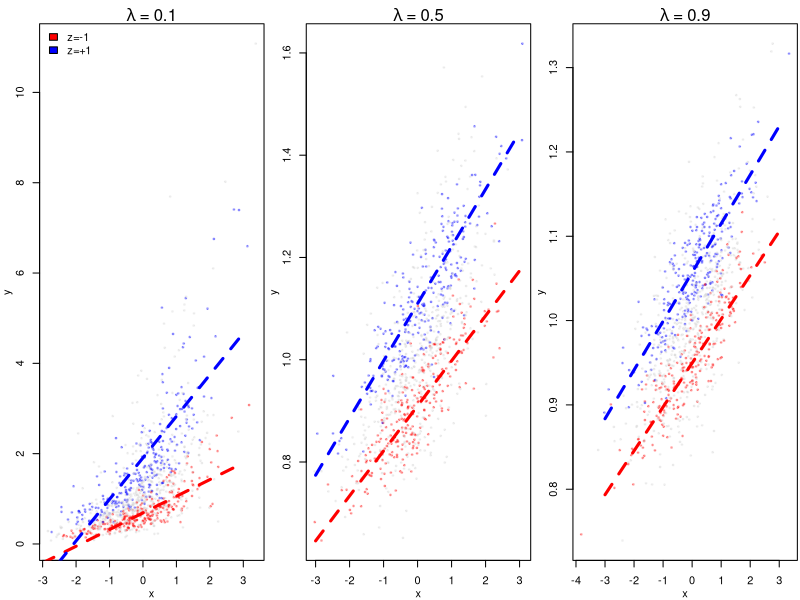
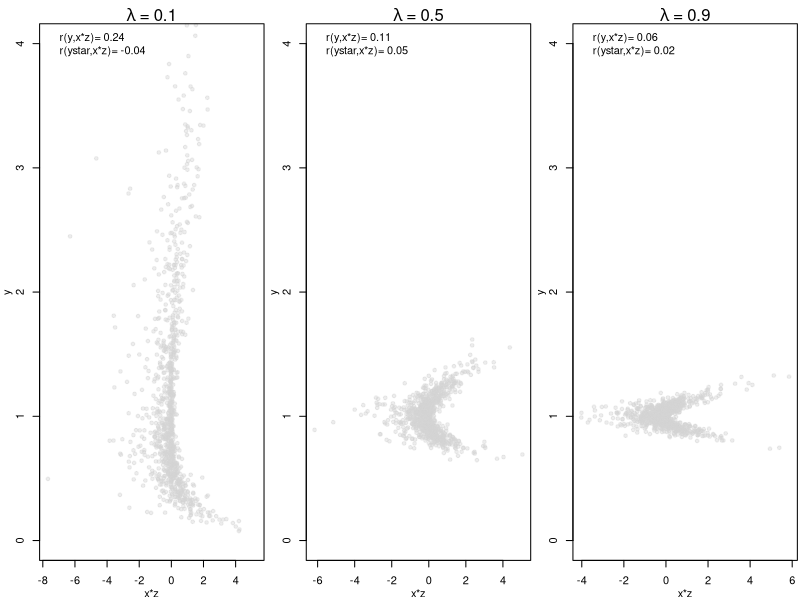

R code for these plots, in order:
##b3=0
N<-1000
rho<-0 #.3#rho<-c(0,.5) #seq(0,.3,by=.1)
lambda<-c(.1,.5,.9) #cc<-seq(-3,-1,length.out=3)
alpha<-0
pars<-expand.grid(N=N,rho=rho,lambda=lambda,alpha=alpha)
tmp<-list()
for (i in 1:nrow(pars)) tmp[[i]]<-pars[i,]
pars<-tmp


simfun<-function(pars,b1=1,b2=1,s2=0.25) {
    for (i in 1:length(pars)) assign(names(pars)[i],pars[[i]][1])
    #std<-function(x) (x-mean(x,na.rm=TRUE))/sd(x,na.rm=TRUE)
    library(MASS)
    sig<-r2<-numeric()
    xz<-mvrnorm(N,mu=c(0,0),Sigma=matrix(c(1,rho,rho,1),2,2))
    y<-b1*xz[,1]+b2*xz[,2]+rnorm(N,sd=sqrt(s2))
    ystar<-y #std(y)
    y<-1.05^((ystar-alpha)/lambda)
    #y<-std(y)
    ##
    df<-data.frame(y=y,x=xz[,1],z=xz[,2],ystar=ystar)
}
L<-lapply(pars,simfun)


pdf("/home/bd/Dropbox/Apps/Overleaf/Interaction_problems/transform_intuition.pdf",width=6,height=2.3)
par(mfrow=c(1,3),mgp=c(2,1,0),mar=c(3,3,1.8,0.2))
for (i in 1:length(L)) {
    z<-L[[i]]
    col.test<-ifelse(abs(z$z-1)<.5,2,1)
    col.test<-ifelse(abs(z$z+1)<.5,3,col.test)
    cc<-col2rgb("lightgray")
    c1<-rgb(cc[1],cc[2],cc[3],max=255,alpha=75)
    cc<-col2rgb("blue")
    c2<-rgb(cc[1],cc[2],cc[3],max=255,alpha=75)
    cc<-col2rgb("red")
    c3<-rgb(cc[1],cc[2],cc[3],max=255,alpha=75)
    col<-c(c1,c2,c3)[col.test]
    plot(z$x,z$y,
         pch=19,cex=.375,col=col,xlab='x',ylab='y')
    xv<-seq(-3,3,length.out=100)
    #m0<-glm(y~x*z,z,family='binomial')
    ## library(censReg)
    ## m0<-censReg(y~x*z,data=z,left=min(z$y))
    ## y<-coef(m0)[1]+coef(m0)[2]*xv+coef(m0)[3]*(-1)+coef(m0)[4]*xv*(-1) #predict(m0,data.frame(x=xv,z=-1))
    ## lines(xv,y,col='red',lty=1,lwd=3)
    ## y<-coef(m0)[1]+coef(m0)[2]*xv+coef(m0)[3]*(1)+coef(m0)[4]*xv*(1) #predict(m0,data.frame(x=xv,z=-1))
    ## lines(xv,y,col='blue',lty=1,lwd=3)
    m<-lm(y~x*z,z)
    print(coef(m))
    y<-predict(m,data.frame(x=xv,z=-1))
    lines(xv,y,col='red',lty=2,lwd=3)
    y<-predict(m,data.frame(x=xv,z=1))
    lines(xv,y,col='blue',lty=2,lwd=3)
    if (i==1) {
        legend("topleft",bty='n',ncol=,c("z=-1","z=+1"),fill=c("red","blue"))
    } 
    mtext(side=3,line=0,bquote(lambda~"="~.(lambda[i])))
}
dev.off()

pdf("/home/bd/Dropbox/Apps/Overleaf/Interaction_problems/transform_kidney.pdf",width=6,height=2.3)
par(mfrow=c(1,3),mgp=c(2,1,0),mar=c(3,3,1.8,0.2))
for (i in 1:length(L)) {
    z<-L[[i]]
    cc<-col2rgb("lightgray")
    c2<-rgb(cc[1],cc[2],cc[3],max=255,alpha=105)
    plot(z$x*z$z,z$y,pch=19,cex=.75,col=c2,ylim=c(0,4),xlab='x*z',ylab='y')
    z2<-z[z$y!=z$ystar,]
    cc<-col2rgb("red")
    c1<-rgb(cc[1],cc[2],cc[3],max=255,alpha=105)
    #points(z2$x*z2$z,z2$ystar,pch=19,cex=.75,col=c1)
    m<-lm(y~x*z,z)
    #legend("bottomleft",bty='n',legend=paste("pv=",round(summary(m)$coef[4,4],3)))
    mtext(side=3,line=0,bquote(lambda~"="~.(lambda[i])))
    c1<-cor(z$x*z$z,z$y)
    c2<-cor(z$x*z$z,z$ystar)
    legend("topleft",bty='n',#fill=c("red","lightgray"),
           c(paste("r(y,x*z)=",round(c1,2)),paste("r(ystar,x*z)=",round(c2,2))))
}
dev.off()

